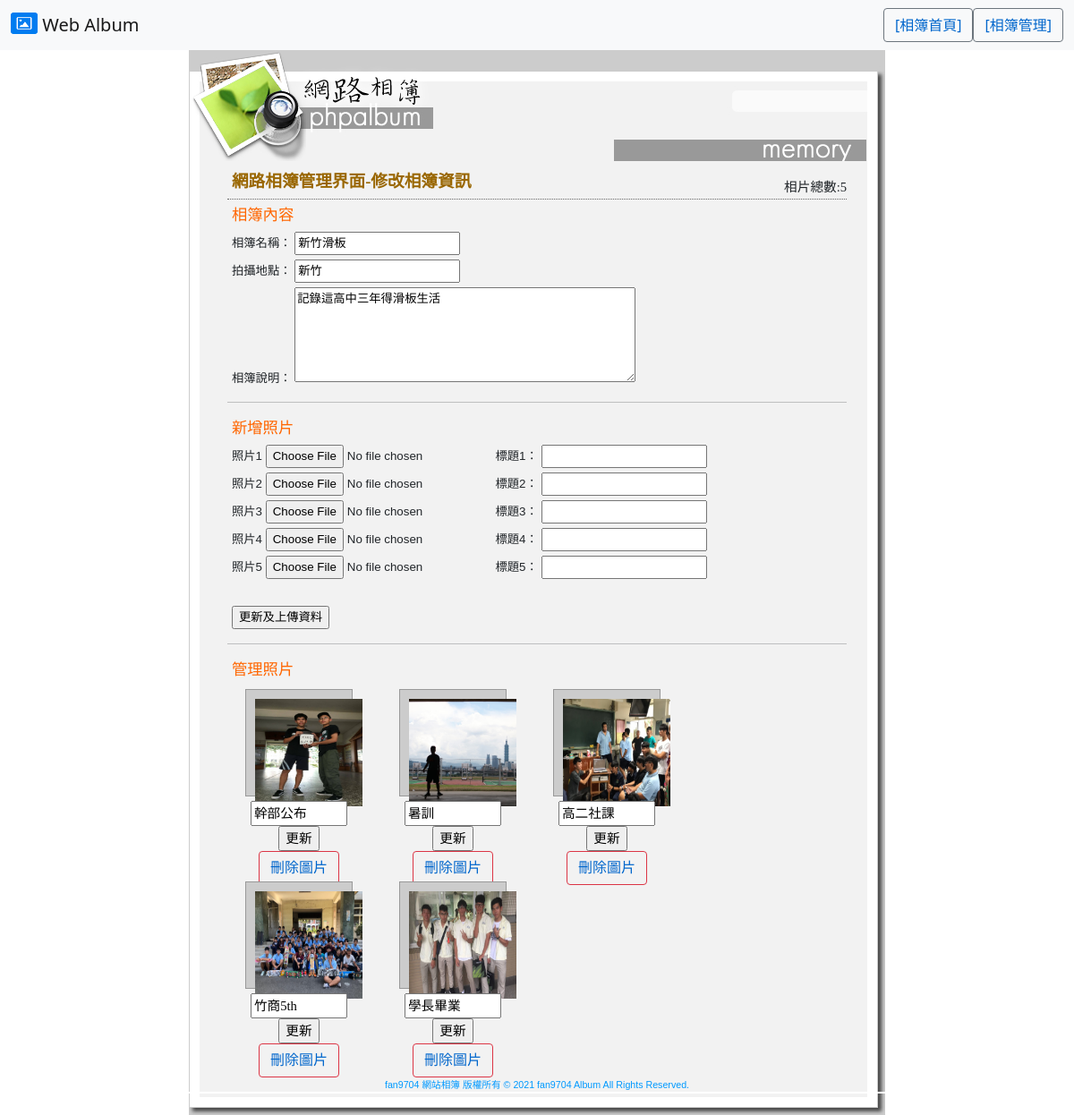
/adminfix/1/ (signed in), run on the app's committed database.
### albumapp/models.py (models this page shows, shortened)
class AlbumModel(models.Model):
    adate=models.DateTimeField(auto_now=True)
    alocation=models.CharField(max_length=200,blank=True,default='')
    atitle=models.CharField(max_length=100,null=False)
    adesc=models.TextField(blank=True,default='')

class PhotoModel(models.Model):
    palbum=models.ForeignKey('AlbumModel',on_delete=models.CASCADE)
    psubject=models.CharField(max_length=100,null=False)
    pdate=models.DateTimeField(auto_now=True)
    purl=models.CharField(max_length=100,null=False)
    phit=models.IntegerField(default=0)

### albumapp/views.py (the view, shortened to what this page needs)
# urls.py: path('adminfix/<int:albumid>/', views.adminfix),
@login_required
def adminfix(request, albumid=None, photoid=None, deletetype=None):  #相簿維護
    album = models.AlbumModel.objects.get(id=albumid)  #取得指定相簿
    photos = models.PhotoModel.objects.filter(palbum__id=albumid).order_by('-id')
    totalphoto = len(photos)
    return render(request, "adminfix.html", locals())

### templates/adminfix.html (shortened to what this page needs)
{% extends "baseadmin.html" %} {% load static %}  {% block content %}
<div class="subjectDiv"> 網路相簿管理界面-修改相簿資訊</div>
<div class="actionDiv">相片總數:{{totalphoto}} </div>
<form action="/adminfix/{{album.id}}/999999/" method="POST" name="form1" id="form1" enctype="multipart/form-data">
    <div class="normalDiv">
        <p class="heading">相簿內容</p>
        <p>相簿名稱：
            <input name="album_title" type="text" id="album_title" value="{{album.atitle}}" />
        </p>
        <p>拍攝地點：
            <input name="album_location" type="text" id="album_location" value="{{album.alocation}}" />
        </p>
        <p>相簿說明：
            <textarea name="album_desc" id="album_desc" cols="45" rows="5">{{album.adesc}}</textarea>
        </p>
    </div>
    <hr />
    <div class="normalDiv">
        <p class="heading">新增照片</p>
        <p>照片1
            <input type="file" name="ap_picurl1" id="ap_picurl1"> 標題1：
            <input type="text" name="ap_subject1" id="ap_subject1" />
        </p>
        <p>照片2
            <input type="file" name="ap_picurl2" id="ap_picurl2"> 標題2：
            <input type="text" name="ap_subject2" id="ap_subject2" />
        </p>
        <p>照片3
            <input type="file" name="ap_picurl3" id="ap_picurl3"> 標題3：
            <input type="text" name="ap_subject3" id="ap_subject3" />
        </p>
        <p>照片4
            <input type="file" name="ap_picurl4" id="ap_picurl4"> 標題4：
            <input type="text" name="ap_subject4" id="ap_subject4" />
        </p>
        <p>照片5
            <input type="file" name="ap_picurl5" id="ap_picurl5"> 標題5：
            <input type="text" name="ap_subject5" id="ap_subject5" />
        </p>
        <p>&nbsp;</p>
        <p>
            <input type="submit" name="button" id="button" value="更新及上傳資料" />
        </p>
    </div>
</form>
<hr />
<div class="normalDiv">
    <h2>
        <p class="heading">管理照片</p>
    </h2>
    {% for photo in photos %}
    <div class="albumDiv" style="display: inline-block;">
        <div class="picDiv"><img src="/media/{{photo.purl}}/" width="120" height="120" border="0" /></div>
        <div class="albuminfo">
            <form action="/adminfix/{{photo.palbum.id}}/{{photo.id}}/update/" method="POST" name="form3" id="form3">
                <input name="ap_subject" type="text" id="ap_subject" value="{{photo.psubject}}" size="10" />
                <input type="submit" name="button3" id="button3" value="更新">
                <br>
                <a class="btn btn-outline-danger " href="/adminfix/{{photo.palbum.id}}/{{photo.id}}/delete/ " onClick="confirmLink( '確定要刪除這張圖片嗎？'); return document.returnValue ">刪除圖片</a>
            </form>
            <p><br />
            </p>
        </div>
    </div>
    {% endfor %}
</div>
{% endblock %}

### static/css/style.css (style rules this page uses)
#mainRegion p { font-family: Verdana, Arial, Helvetica, sans-serif; font-size: 10pt; line-height: 20px; margin-top: 0px; margin-bottom: 5px; }
#mainRegion form { margin: 0px; }
#mainRegion .heading { font-family: "微軟正黑體"; font-size: 13pt; color: #FF6600; line-height: 150%; font-weight: normal; }
#mainRegion .actionDiv { float: right; margin-top: -30px; font-size: 11pt; font-family: "微軟正黑體"; }
a { text-decoration: none; }
a:link { color: #0066CC; }
#mainRegion .picDiv { padding: 10px; background-color: #CCCCCC; height: 120px; width: 120px; border: 1px solid #999999; margin-right: auto; margin-left: auto; margin-bottom: 5px; }
#mainRegion .albumDiv { float: left; height: 210px; width: 150px; text-align: center; margin-right: 22px; margin-bottom: 5px; }
#mainRegion .albumDiv .albuminfo { font-family: "微軟正黑體"; font-size: 11pt; }
#mainRegion .normalDiv { clear: both; margin: 5px; }
#mainRegion .subjectDiv { font-family: "微軟正黑體"; font-size: 14pt; font-weight: bold; color: #996600; padding: 5px; clear: both; border-bottom-width: 1px; border-bottom-style: dotted; border-bottom-color: #666666; margin-bottom: 5px; }

### data on the page
AlbumModel: album_title "新竹滑板", album_location "新竹", album_desc "記錄這高中三年得滑板生活"
PhotoModel: purl (picture), ap_subject "幹部公布"
PhotoModel: purl (picture), ap_subject "暑訓"
PhotoModel: purl (picture), ap_subject "高二社課"
PhotoModel: purl (picture), ap_subject "竹商5th"
PhotoModel: purl (picture), ap_subject "學長畢業"

### other printed values
{{ totalphoto }} "5"
